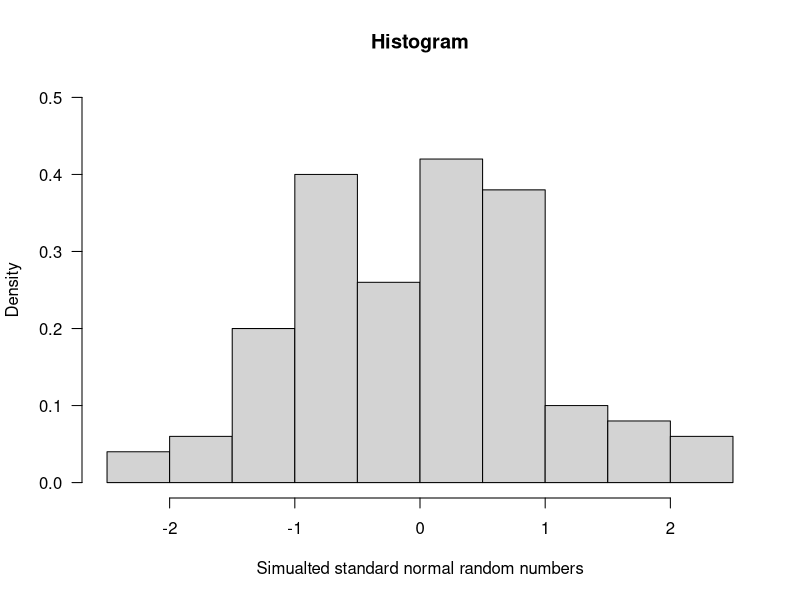
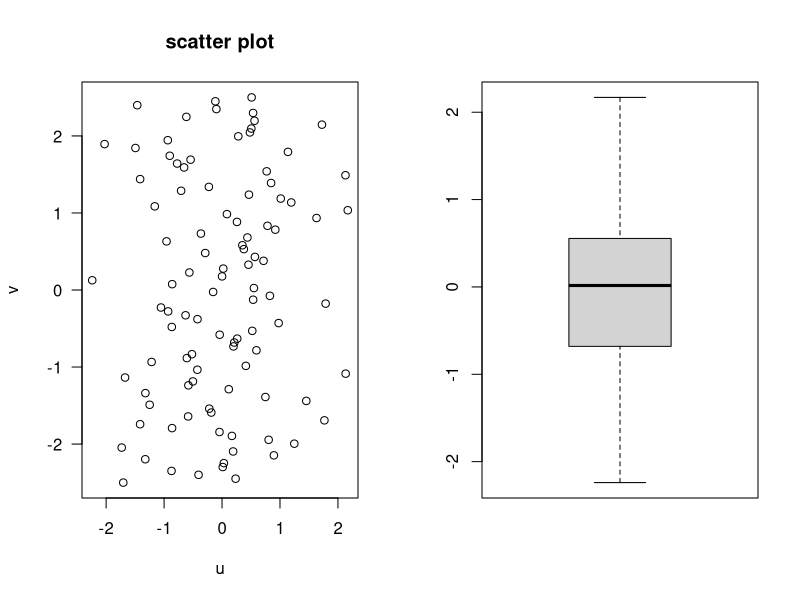

These charts were generated, in order, by the following R code:
## ---- chunk 1
knitr::opts_chunk$set(echo = TRUE)
## ---- chunk 2
r = 3
pi*r^2
sin(pi/4)
sqrt(2)/2
exp(2)
log(2)
x = c(2,4,6,-1); y =c(4,1,2,2)
x-y
x^y
x*y
length(x)
mean(x)
sd(x)
var(x)
z = c("A", "B", "a", "c")
which(z=="a")
z = matrix(1:6,2,3, byrow = T); z
t(z)
colSums(z)
rowSums(z)
rowMeans(z)
apply(z,1,sum)
apply(z,2,mean)
m=cbind(x,y)
m
colnames(m)
m[,"x"]
dim(m)
apply(m,2,median)
rbind(x,y)
dm=data.frame(x,y);dm
dm$x; dm[,"x"]
mean(dm$x);colnames(dm)
n =100; mu=0;sigma=1
u=rnorm(n,mean=mu, sd=sigma)
u
mean(u)
sd(u)
range(u)
summary(u)
quantile(u,prob = seq(0,1,by=0.25))
hist(u, xlab = "Simualted standard normal random numbers", 
     main = "Histogram",
prob=T, ylim=c(0,0.5),las =1)
v=seq(-2.5,2.5,length=100)
# lines(v,dnorm(v))
par(mfrow=c(1,2))
plot(u,v,xlab = "u", ylab = "v", main = "scatter plot", las = 1)
boxplot(u)
n=10;p=1/2
w=rbinom(n,1,prob=p)
w
sum(w)

mean(w)
m=20
rbinom(1,m,prob=p)
rbinom(10,m,prob=p)
